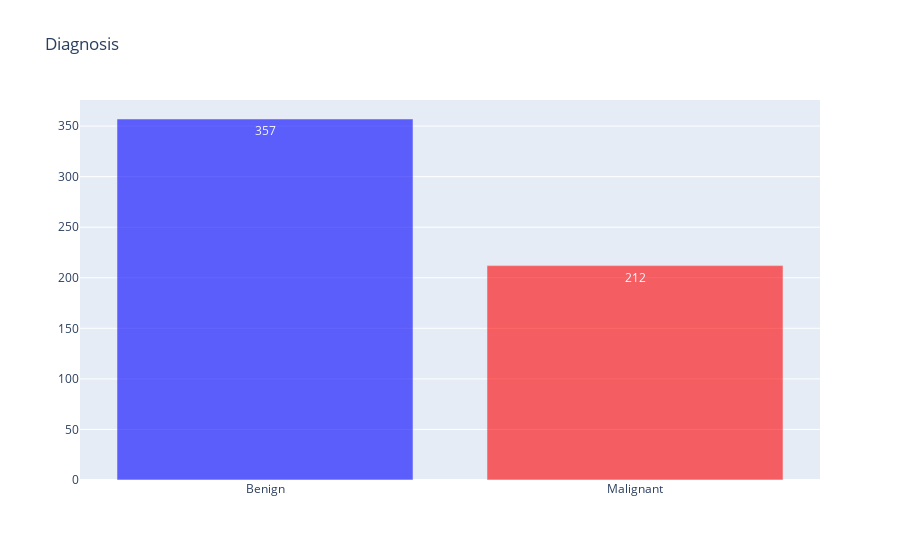

The notebook cell this image was saved under:
### Markdown cell above
# 2. Data Viz

### Code cell
# diagnosis bar plot
p1 = go.Figure(data = [go.Bar(
            x = ['Benign', 'Malignant'], y = [df.id[df.diagnosis=='B'].count(), df.id[df.diagnosis=='M'].count()],
            text = [df.id[df.diagnosis=='B'].count(), df.id[df.diagnosis=='M'].count()], textposition='auto')])

p1.update_traces(marker_color = ['blue', 'red'], opacity=0.6)
p1.update_layout(title_text = 'Diagnosis')

p1.show()

### Figure 1 — Plotly figure (JSON) as saved in the notebook; plotly's stock layout.template omitted (floating-point values rounded to 4 significant figures)
{"data": [{"marker": {"color": ["blue", "red"]}, "opacity": 0.6, "text": ["357", "212"], "textposition": "auto", "type": "bar", "x": ["Benign", "Malignant"], "y": [357, 212]}], "layout": {"title": {"text": "Diagnosis"}}}
